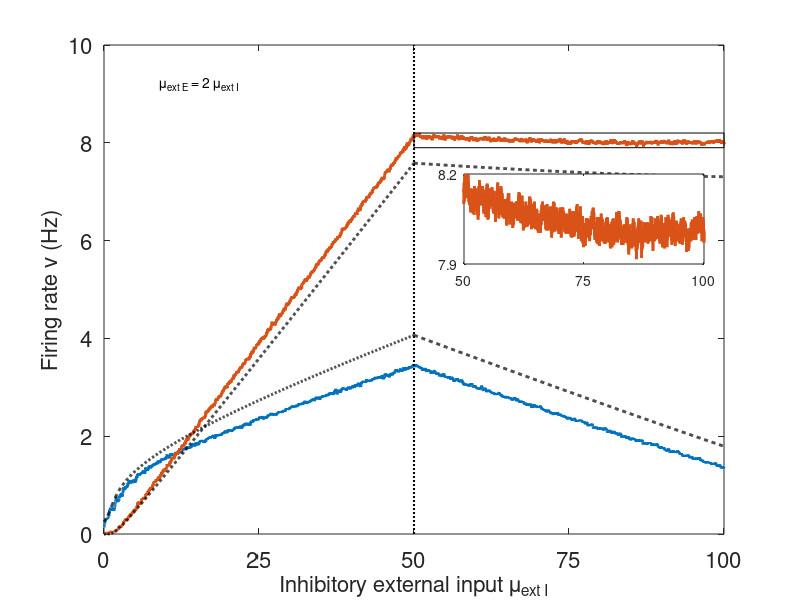

Write the MATLAB code that produced this figure. (Note: this script raises an error after producing the figure.)

figure
load('AllenISN_Sim.mat')
load('AllenISN_SSN.mat')
%%
plot(AllenISNData(5:end,1),movmean(AllenISNData(5:end,4),25),'LineWidth',2)
hold on
plot(AllenISNData(5:end,1),movmean(AllenISNData(5:end,5),25),'LineWidth',2)
set(gca,'FontSize',16)
ylabel('Firing rate \nu (Hz)','FontSize',16)
xlabel('Inhibitory external input \mu_{ext I}','FontSize',16)
plot([50 50],[0 10],'k:','LineWidth',1.5)

plot([50 100 100 50 50],[7.9 7.9 8.2 8.2 7.9],'k','LineWidth',0.25)
xticks([0 25 50 75 100])
yticks([0 2 4 6 8 10])

plot(AllenISN1_SSN(3,:)/2,AllenISN1_SSN(1,:),'k--','LineWidth',2)
plot(AllenISN1_SSN(3,:)/2,AllenISN1_SSN(2,:),'k--','LineWidth',2)

plot(AllenISN2_SSN(3,:),AllenISN2_SSN(1,:),'k--','LineWidth',2)
plot(AllenISN2_SSN(3,:),AllenISN2_SSN(2,:),'k--','LineWidth',2)


axis([0 100 0 10])

axes('YAxisLocation','right','Position',[.58 .56 .3 .15])
plot(AllenISNData(5:end,1),movmean(AllenISNData(5:end,5),25),'Color',[0.85,0.325,0.098],'LineWidth',2)
axis([50 100 7.9 8.2])
yticks([7.9 8.2])
xticks([50 75 100])

an1=annotation('textbox',[.2 .85 .32 .075],'String','\mu_{ext E} = 2 \mu_{ext I}','FontWeight','normal','EdgeColor','none');
an1.FontSize = 16;

an2=annotation('textbox',[.57 .85 .25 .075],'String','\mu_{ext E} = 100','FontWeight','normal','EdgeColor','none');
an2.FontSize = 16;

an3=annotation('textbox',[.2818 .75 .32 .075],'String','r = 0.5','FontWeight','normal','EdgeColor','none');
an3.FontSize = 16;


